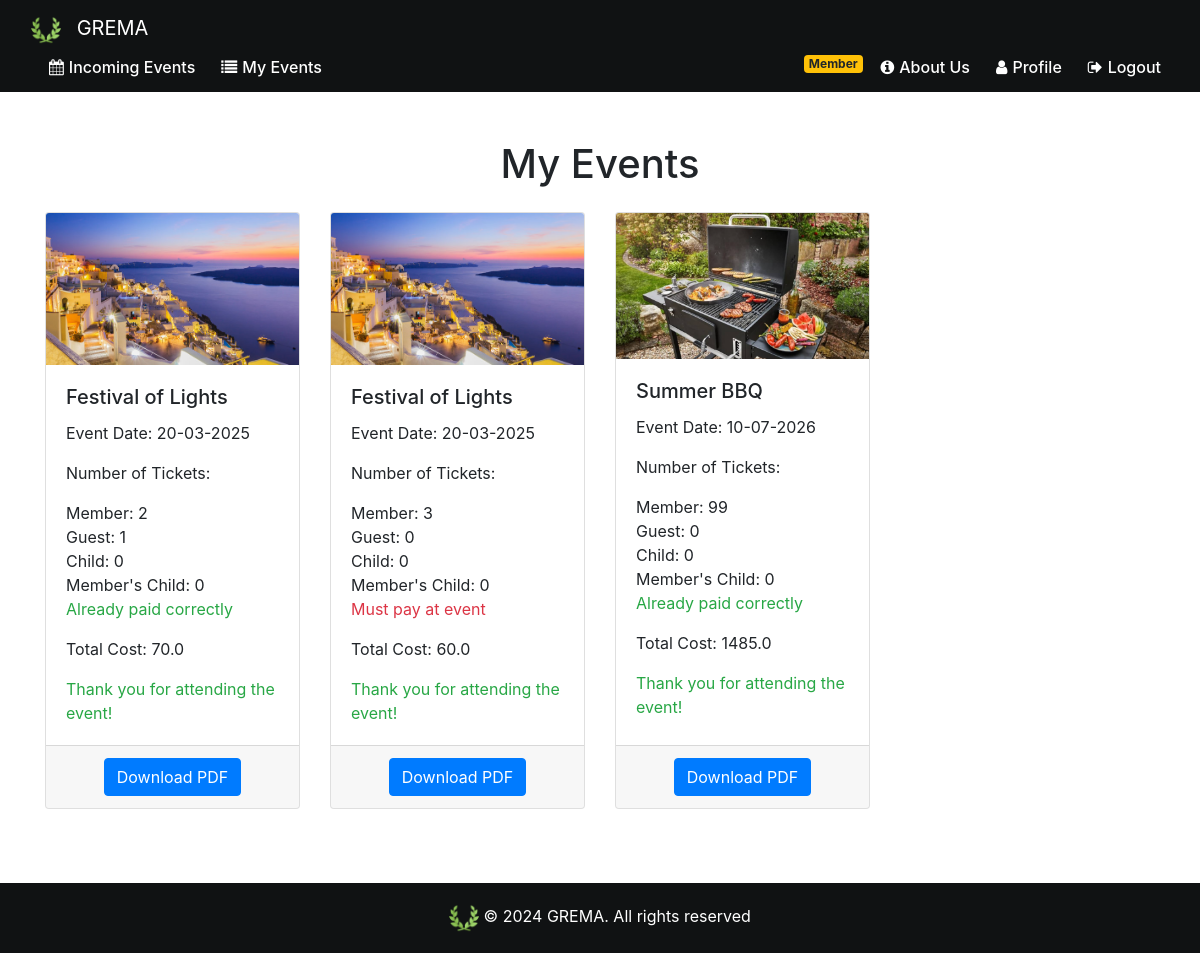
/my_events (signed in), run on the app's committed database.
### website/models.py (models this page shows)
class Event(db.Model):
    id = db.Column(db.Integer, primary_key=True)
    name= db.Column(db.String(80))
    date = db.Column(db.DateTime(timezone=True), default=func.current_date())
    max_guest_num = db.Column(db.Integer)
    member_price=db.Column(db.Float)
    member_child_price=db.Column(db.Float)
    guest_price=db.Column(db.Float)
    child_price=db.Column(db.Float)
    is_family_friendly=db.Column(db.Boolean)
    img_url=db.Column(db.String(300))
    description=db.Column(db.String(800))
    admin_id = db.Column(db.Integer, db.ForeignKey('admin.id'))

class Event_Attendance(db.Model):
    id = db.Column(db.Integer, primary_key=True)
    event_id = db.Column(db.Integer, db.ForeignKey('event.id'))
    user_id = db.Column(db.Integer, db.ForeignKey('user.id'))
    date = db.Column(db.DateTime(timezone=True), default=func.current_date())
    number_guest_tickets = db.Column(db.Integer)
    number_child_tickets = db.Column(db.Integer)
    number_member_tickets = db.Column(db.Integer)
    number_memberchild_tickets = db.Column(db.Integer)
    vip_admin_tickets= db.Column(db.Integer)
    guests_names = db.Column(db.String(300))
    cash_payment_in_event=db.Column(db.Boolean)
    total_price= db.Column(db.Float)

### website/views.py (the view)
@views.route('/my_events', methods=['GET', 'POST'])
@login_required
def my_events():
    user_attendances = Event_Attendance.query.filter_by(user_id=current_user.id).all()
    events = [Event.query.get(attendance.event_id) for attendance in user_attendances]
    now = datetime.now()
    return render_template('my_events.html', user_attendances=user_attendances, events=events, user=current_user,now=now)

### website/views.py (called while the page is built)
@views.context_processor
def inject_membership():
    if current_user.is_authenticated:
        is_member = Fee.query.filter_by(user_fee=current_user.id, payed=True).first() is not None
    else:
        is_member = False
    return dict(is_member=is_member)

### website/templates/my_events.html (shortened to what this page needs)
{% extends "base.html" %}
{% block content %}
<br><br>
<div class="container">
    <h1 class="text-center mb-4">My Events</h1>
    {% if user_attendances|length == 0 %}
    <p class="text-center text-muted mb-4">You haven't signed up for any events yet.</p>
    {% else %}
    <div class="row row-cols-1 row-cols-md-4">
        {% for i in range(user_attendances|length) %}
        <div class="col mb-4">
            <div class="card h-100 div-hover">
                {% if events[i].img_url %}
                <img src="{{ events[i].img_url }}" class="card-img-top" alt="{{ events[i].name }}">
                {% else %}
                <img src="{{ url_for('static', filename='images/gremaLogo.png') }}" class="card-img-top"
                    alt="{{ events[i].name }}">
                {% endif %}
                <div class="card-body">
                    <h5 class="card-title">{{ events[i].name }}</h5>
                    <p class="card-text">Event Date: {{ events[i].date.strftime('%d-%m-%Y') }}</p>
                    <p class="card-text">Number of Tickets:</p>
                    <ul class="list-unstyled">
                        <li>Member: {{ user_attendances[i].number_member_tickets }}</li>
                        <li>Guest: {{ user_attendances[i].number_guest_tickets }}</li>
                        <li>Child: {{ user_attendances[i].number_child_tickets }}</li>
                        <li>Member's Child: {{ user_attendances[i].number_memberchild_tickets }}</li>
                        {%if user_attendances[i].cash_payment_in_event %}
                        <li><span class="text-danger">Must pay at event</span></li>
                        {%else%}
                        <li><span class="text-success">Already paid correctly</span></li>
                        {% endif%}
                    </ul>
                    <p class="card-text">Total Cost: {{ user_attendances[i].total_price }}</p>
                    {% if events[i].date < now %} <p class="card-text text-success mb-0">Thank you for attending the
                        event!</p>
                        {% else %}
                        <p class="card-text text-primary mb-0">See you there!</p>
                        {% endif %}
                </div>
                <div class="card-footer text-center">
                    <form action="{{ url_for('views.download_event_pdf', event_id=events[i].id) }}" method="post">
                        <button type="submit" class="btn btn-primary">Download PDF</button>
                    </form>
                </div>
            </div>
        </div>
        {% endfor %}
    </div>
    {% endif %}
</div>
{% endblock %}

### website/static/base.css (style rules this page uses)
html { position: relative; min-height: 100%; }
body { margin-bottom: 100px; margin: 0; padding: 0; }

### data on the page
Event: img_url (picture), name "Festival of Lights" "Festival of Lights", date "20-03-2025" "20-03-2025"
Event_Attendance: number_member_tickets "2", number_guest_tickets "1", number_child_tickets "0", number_memberchild_tickets "0", total_price "70.0"
Event_Attendance: number_member_tickets "3", number_guest_tickets "0", number_child_tickets "0", number_memberchild_tickets "0", total_price "60.0"
Event: img_url (picture), name "Summer BBQ", date "10-07-2026"
Event_Attendance: number_member_tickets "99", number_guest_tickets "0", number_child_tickets "0", number_memberchild_tickets "0", total_price "1485.0"
